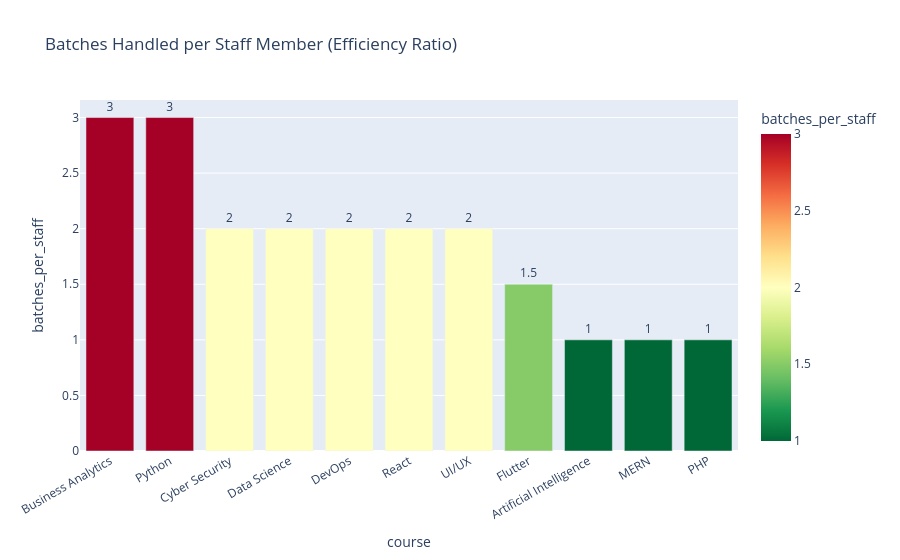

The notebook cell this image was saved under:
### Code cell
dc['batches_per_staff'] = (dc['total_batches'] / dc['total_staff']).round(1)

fig = px.bar(dc.sort_values('batches_per_staff', ascending=False),
             x='course', y='batches_per_staff',
             title='Batches Handled per Staff Member (Efficiency Ratio)',
             color='batches_per_staff',
             color_continuous_scale='RdYlGn_r',
             text='batches_per_staff')
fig.update_traces(textposition='outside')
fig.update_layout(xaxis_tickangle=-30)
fig.show()

### Figure 1 — Plotly figure (JSON) as saved in the notebook; plotly's stock layout.template omitted (floating-point values rounded to 4 significant figures)
{"data": [{"hovertemplate": "course=%{x}<br>batches_per_staff=%{marker.color}<extra></extra>", "legendgroup": "", "marker": {"color": [3.0, 3.0, 2.0, 2.0, 2.0, 2.0, 2.0, 1.5, 1.0, 1.0, 1.0], "coloraxis": "coloraxis", "pattern": {"shape": ""}}, "name": "", "orientation": "v", "showlegend": false, "text": [3.0, 3.0, 2.0, 2.0, 2.0, 2.0, 2.0, 1.5, 1.0, 1.0, 1.0], "textposition": "outside", "type": "bar", "x": ["Business Analytics", "Python", "Cyber Security", "Data Science", "DevOps", "React", "UI/UX", "Flutter", "Artificial Intelligence", "MERN", "PHP"], "xaxis": "x", "y": [3.0, 3.0, 2.0, 2.0, 2.0, 2.0, 2.0, 1.5, 1.0, 1.0, 1.0], "yaxis": "y"}], "layout": {"barmode": "relative", "coloraxis": {"colorbar": {"title": {"text": "batches_per_staff"}}, "colorscale": [[0, "rgb(0,104,55)"], [0.1, "rgb(26,152,80)"], [0.2, "rgb(102,189,99)"], [0.3, "rgb(166,217,106)"], [0.4, "rgb(217,239,139)"], [0.5, "rgb(255,255,191)"], [0.6, "rgb(254,224,139)"], [0.7, "rgb(253,174,97)"], [0.8, "rgb(244,109,67)"], [0.9, "rgb(215,48,39)"], [1, "rgb(165,0,38)"]]}, "legend": {"tracegroupgap": 0}, "title": {"text": "Batches Handled per Staff Member (Efficiency Ratio)"}, "xaxis": {"anchor": "y", "domain": [0, 1], "tickangle": -30, "title": {"text": "course"}}, "yaxis": {"anchor": "x", "domain": [0, 1], "title": {"text": "batches_per_staff"}}}}
